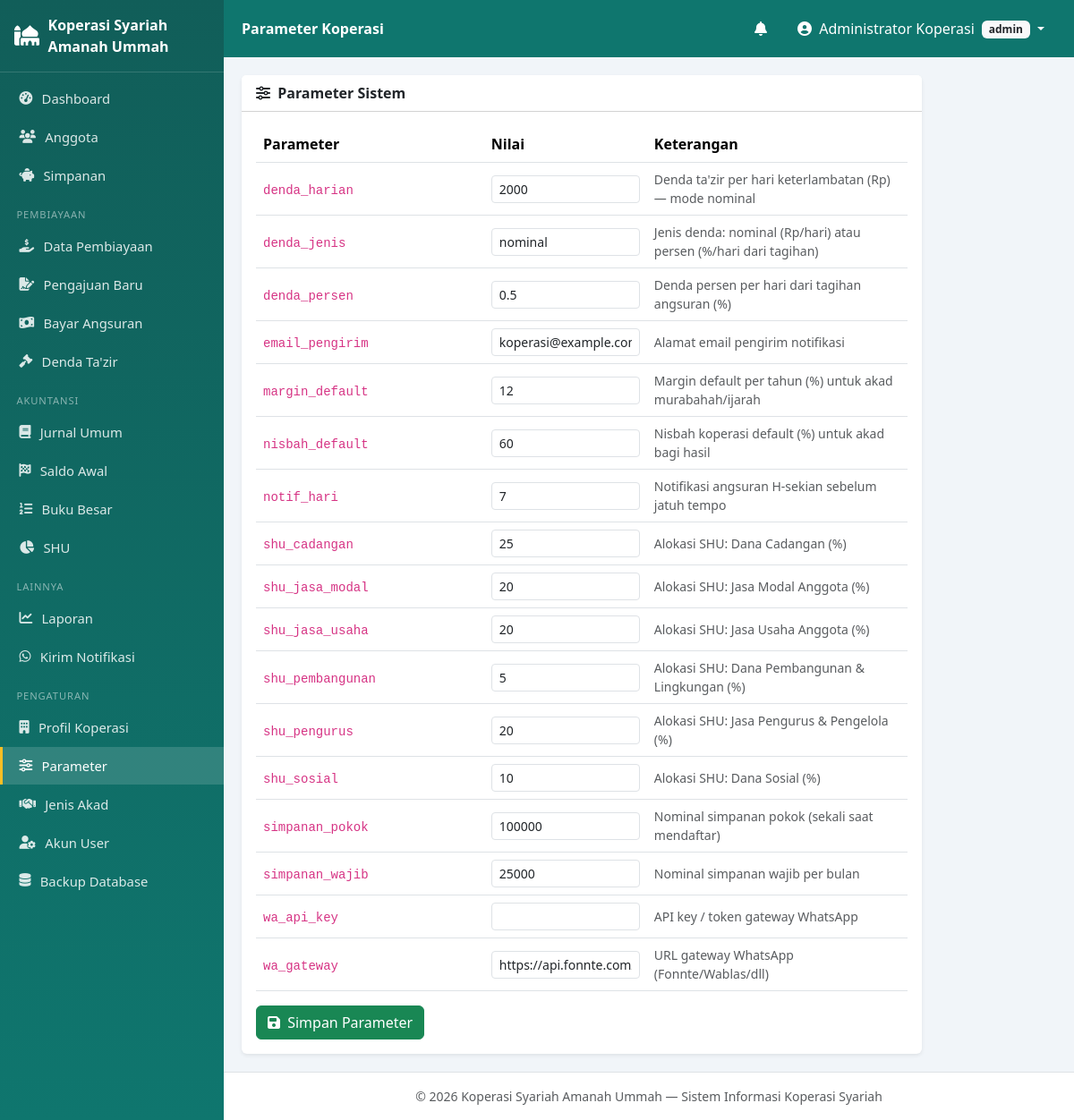
Before: /index.php?mod=pengaturan&act=parameter (signed in) with the older database file.
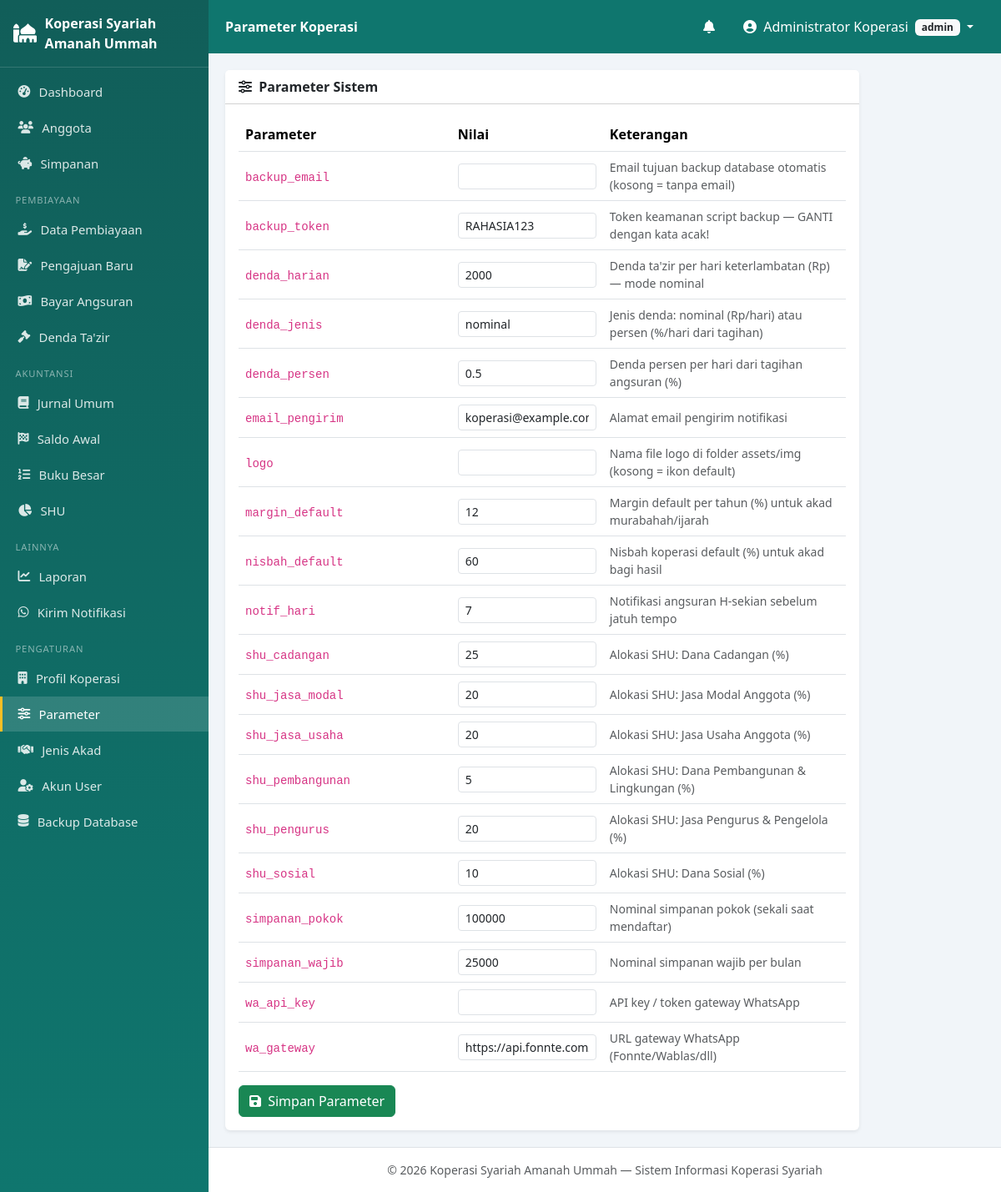
After: the same page with the newer database file.
### tables this page shows
CREATE TABLE profil_koperasi (
    id            INT PRIMARY KEY DEFAULT 1,
    nama_koperasi VARCHAR(150) NOT NULL,
    alamat        TEXT,
    no_telp       VARCHAR(30),
    email         VARCHAR(100),
    nama_ketua    VARCHAR(100),
    slogan        VARCHAR(150)
);

CREATE TABLE pengaturan (
    id         INT AUTO_INCREMENT PRIMARY KEY,
    kunci      VARCHAR(50) NOT NULL UNIQUE,
    nilai      TEXT,
    keterangan VARCHAR(255) DEFAULT NULL
);

### config/database.php (called while the page is built, shortened)
<?php
class Database
{
    private static $instance = null;
    private function __construct()
    {
        try {
            $this->pdo = new PDO(
                'mysql:host=' . DB_HOST . ';dbname=' . DB_NAME . ';charset=utf8mb4',
                DB_USER, DB_PASS,
                [
                    PDO::ATTR_ERRMODE            => PDO::ERRMODE_EXCEPTION,
                    PDO::ATTR_DEFAULT_FETCH_MODE => PDO::FETCH_ASSOC,
                    PDO::ATTR_EMULATE_PREPARES   => false,
                ]
            );
        } catch (PDOException $e) {
            die('Koneksi database gagal: ' . $e->getMessage());
        }
    }
    public static function getInstance(): PDO
    {
        if (self::$instance === null) self::$instance = new self();
        return self::$instance->pdo;
    }
}

### models/PengaturanModel.php (called while the page is built, shortened)
<?php
require_once __DIR__ . '/../config/database.php';
class PengaturanModel
{
    private $db;
    public function __construct()
    {
        $this->db = Database::getInstance();
    }
    public function get(string $kunci, $default = null)
    {
        $st = $this->db->prepare('SELECT nilai FROM pengaturan WHERE kunci=?');
        $st->execute([$kunci]);
        $r = $st->fetch();
        return $r ? $r['nilai'] : $default;
    }
    public function semuaParameter(): array
    {
        return $this->db->query('SELECT * FROM pengaturan ORDER BY kunci')->fetchAll();
    }
    public function profil()
    {
        return $this->db->query('SELECT * FROM profil_koperasi WHERE id=1')->fetch()
            ?: ['id' => 1, 'nama_koperasi' => 'Koperasi Syariah'];
    }
}

### views/pengaturan/parameter.php (the view, shortened to what this page needs)
<?php
require_once __DIR__ . '/../../models/PengaturanModel.php';
$rows = (new PengaturanModel())->semuaParameter();
$pageTitle = 'Parameter Koperasi';
$active    = 'pengaturan-parameter';
include __DIR__ . '/../layout/header.php';
?>
<div class="card border-0 shadow-sm" style="max-width: 760px">
  <div class="card-header bg-white"><b><i class="fas fa-sliders-h me-1"></i> Parameter Sistem</b></div>
  <div class="card-body">
    <form method="post" action="controllers/proses_pengaturan.php">
      <table class="table align-middle">
        <thead><tr><th style="width:35%">Parameter</th><th>Nilai</th><th style="width:40%">Keterangan</th></tr></thead>
        <tbody>
        <?php foreach ($rows as $r): ?>
          <tr>
            <td><code><?= e($r['kunci']) ?></code></td>
            <td><input type="text" name="nilai[<?= e($r['kunci']) ?>]" class="form-control form-control-sm"
                       value="<?= e($r['nilai']) ?>"></td>
            <td class="small text-muted"><?= e($r['keterangan']) ?></td>
          </tr>
        <?php endforeach; ?>
        </tbody>
      </table>
      <button class="btn btn-success"><i class="fas fa-save me-1"></i> Simpan Parameter</button>
    </form>
  </div>
</div>
<?php include __DIR__ . '/../layout/footer.php'; ?>

### index.php (shortened to what this page needs)
<?php
require_once __DIR__ . '/config/database.php';
$mod = $_GET['mod'] ?? 'dashboard';
$act = $_GET['act'] ?? 'index';
$routes = [
    'dashboard'  => ['index' => __DIR__ . '/views/dashboard.php'],
    'anggota'    => [
        'list'           => __DIR__ . '/views/anggota/list.php',
        'form'           => __DIR__ . '/views/anggota/form.php',
        'detail'         => __DIR__ . '/views/anggota/detail.php',
        'rekening_koran' => __DIR__ . '/views/anggota/rekening_koran.php',
    ],
    'simpanan'   => [
        'list' => __DIR__ . '/views/simpanan/list.php',
        'form' => __DIR__ . '/views/simpanan/form.php',
    ],
    'pembiayaan' => [
        'list'      => __DIR__ . '/views/pembiayaan/list.php',
        'pengajuan' => __DIR__ . '/views/pembiayaan/pengajuan.php',
        'detail'    => __DIR__ . '/views/pembiayaan/detail.php',
        'angsuran'  => __DIR__ . '/views/pembiayaan/angsuran.php',
    ],
    'denda'      => ['list' => __DIR__ . '/views/denda/list.php'],
    'jurnal'     => [
        'list'       => __DIR__ . '/views/jurnal/list.php',
        'form'       => __DIR__ . '/views/jurnal/form.php',
        'saldo_awal' => __DIR__ . '/views/jurnal/saldo_awal.php',
        'buku_besar' => __DIR__ . '/views/jurnal/buku_besar.php',
    ],
    'shu'        => [
        'list'   => __DIR__ . '/views/shu/list.php',
        'form'   => __DIR__ . '/views/shu/form.php',
        'detail' => __DIR__ . '/views/shu/detail.php',
    ],
    'notifikasi' => [
        'list'  => __DIR__ . '/views/notifikasi/list.php',
        'kirim' => __DIR__ . '/views/notifikasi/kirim.php',
    ],
    'laporan'    => [
        'index'     => __DIR__ . '/views/laporan/index.php',
        'laba_rugi' => __DIR__ . '/views/laporan/laba_rugi.php',
        'neraca'    => __DIR__ . '/views/laporan/neraca.php',
        'arus_kas'  => __DIR__ . '/views/laporan/arus_kas.php',
        'phu'       => __DIR__ . '/views/laporan/phu.php',
    ],
    'pengaturan' => [
        'profil'     => __DIR__ . '/views/pengaturan/profil.php',
        'parameter'  => __DIR__ . '/views/pengaturan/parameter.php',
        'jenis_akad' => __DIR__ . '/views/pengaturan/jenis_akad.php',
        'akun_user'  => __DIR__ . '/views/pengaturan/akun_user.php',
        'backup'     => __DIR__ . '/views/pengaturan/backup.php',
    ],
];
if (isset($routes[$mod][$act]) && file_exists($routes[$mod][$act])) {
    require $routes[$mod][$act];
} else {
    http_response_code(404);
    require __DIR__ . '/views/404.php';
}

### views/layout/header.php (shortened to what this page needs)
<?php
require_once __DIR__ . '/../../config/database.php';
require_once __DIR__ . '/../../models/PengaturanModel.php';
$user      = $_SESSION['user'];
$pageTitle = $pageTitle ?? 'Dashboard';
$active    = $active ?? 'dashboard';
$pmModel = new PengaturanModel();
$profil  = $pmModel->profil();
$logo    = trim((string)$pmModel->get('logo', ''));
$logoAda = $logo !== '' && file_exists(__DIR__ . '/../../assets/img/' . $logo);
if (!function_exists('e')) {
    function e($s) { return htmlspecialchars((string)($s ?? ''), ENT_QUOTES, 'UTF-8'); }
}
?>
<!DOCTYPE html>
<html lang="id">
<head>
<link href="https://cdn.jsdelivr.net/npm/bootstrap@5.3.3/dist/css/bootstrap.min.css" rel="stylesheet">
<link href="https://cdnjs.cloudflare.com/ajax/libs/font-awesome/6.5.2/css/all.min.css" rel="stylesheet">
<link rel="stylesheet" href="assets/css/style.css">
</head>
<body>
<div class="wrapper">
  <aside class="sidebar" id="sidebar">
    <div class="brand">
      <?php if ($logoAda): ?>
        <img src="assets/img/<?= e($logo) ?>" alt="Logo">
      <?php else: ?>
        <i class="fas fa-mosque"></i>
      <?php endif; ?>
      <span><?= e($profil['nama_koperasi'] ?? 'KSU Syariah') ?></span>
    </div>
    <nav>
      <a href="index.php?mod=dashboard" class="<?= $active==='dashboard'?'on':'' ?>">
        <i class="fas fa-tachometer-alt"></i> Dashboard</a>
      <a href="index.php?mod=anggota&act=list" class="<?= $active==='anggota'?'on':'' ?>">
        <i class="fas fa-users"></i> Anggota</a>
      <a href="index.php?mod=simpanan&act=list" class="<?= $active==='simpanan'?'on':'' ?>">
        <i class="fas fa-piggy-bank"></i> Simpanan</a>
      <div class="menu-label">Pembiayaan</div>
      <a href="index.php?mod=pembiayaan&act=list" class="<?= $active==='pembiayaan'?'on':'' ?>">
        <i class="fas fa-hand-holding-usd"></i> Data Pembiayaan</a>
      <a href="index.php?mod=pembiayaan&act=pengajuan" class="<?= $active==='pembiayaan-pengajuan'?'on':'' ?>">
        <i class="fas fa-file-signature"></i> Pengajuan Baru</a>
      <a href="index.php?mod=pembiayaan&act=angsuran" class="<?= $active==='pembiayaan-angsuran'?'on':'' ?>">
        <i class="fas fa-money-bill-wave"></i> Bayar Angsuran</a>
      <a href="index.php?mod=denda&act=list" class="<?= $active==='denda'?'on':'' ?>">
        <i class="fas fa-gavel"></i> Denda Ta'zir</a>
      <div class="menu-label">Akuntansi</div>
      <a href="index.php?mod=jurnal&act=list" class="<?= $active==='jurnal'?'on':'' ?>">
        <i class="fas fa-book"></i> Jurnal Umum</a>
      <a href="index.php?mod=jurnal&act=saldo_awal" class="<?= $active==='jurnal-saldo-awal'?'on':'' ?>">
        <i class="fas fa-flag-checkered"></i> Saldo Awal</a>
      <a href="index.php?mod=jurnal&act=buku_besar" class="<?= $active==='jurnal-buku-besar'?'on':'' ?>">
        <i class="fas fa-list-ol"></i> Buku Besar</a>
      <a href="index.php?mod=shu&act=list" class="<?= $active==='shu'?'on':'' ?>">
        <i class="fas fa-chart-pie"></i> SHU</a>
      <div class="menu-label">Lainnya</div>
      <a href="index.php?mod=laporan" class="<?= $active==='laporan'?'on':'' ?>">
        <i class="fas fa-chart-line"></i> Laporan</a>
      <a href="index.php?mod=notifikasi&act=kirim" class="<?= $active==='notifikasi-kirim'?'on':'' ?>">
        <i class="fab fa-whatsapp"></i> Kirim Notifikasi</a>
      <?php if ($user['level'] === 'admin'): ?>
      <div class="menu-label">Pengaturan</div>
      <a href="index.php?mod=pengaturan&act=profil" class="<?= $active==='pengaturan-profil'?'on':'' ?>">
        <i class="fas fa-building"></i> Profil Koperasi</a>
      <a href="index.php?mod=pengaturan&act=parameter" class="<?= $active==='pengaturan-parameter'?'on':'' ?>">
        <i class="fas fa-sliders-h"></i> Parameter</a>
      <a href="index.php?mod=pengaturan&act=jenis_akad" class="<?= $active==='pengaturan-akad'?'on':'' ?>">
        <i class="fas fa-handshake"></i> Jenis Akad</a>
      <a href="index.php?mod=pengaturan&act=akun_user" class="<?= $active==='pengaturan-user'?'on':'' ?>">
        <i class="fas fa-user-cog"></i> Akun User</a>
      <a href="index.php?mod=pengaturan&act=backup" class="<?= $active==='pengaturan-backup'?'on':'' ?>">
        <i class="fas fa-database"></i> Backup Database</a>
      <?php endif; ?>
    </nav>
  </aside>
  <div class="main">
    <nav class="topbar">
      <div class="topbar-title"><?= e($pageTitle) ?></div>
      <div class="dropdown ms-auto me-2">
        <button class="btn btn-link text-white position-relative" data-bs-toggle="dropdown">
          <i class="fas fa-bell"></i>
        </button>
      </div>
      <div class="dropdown">
        <button class="btn btn-link text-white dropdown-toggle text-decoration-none" data-bs-toggle="dropdown">
          <i class="fas fa-user-circle me-1"></i> <?= e($user['nama_lengkap']) ?>
          <span class="badge bg-light text-dark ms-1"><?= e($user['level']) ?></span>
        </button>
      </div>
    </nav>
    <main class="content">

### views/layout/footer.php (shortened to what this page needs)
    </main>
    <footer class="text-center small text-muted py-3 border-top bg-white">
      &copy; <?= date('Y') ?> <?= e($profil['nama_koperasi'] ?? 'Koperasi Syariah') ?>
      — Sistem Informasi Koperasi Syariah
    </footer>
  </div>
</div>
</body>
</html>

### assets/css/style.css (style rules this page uses)
:root { --primary: #0f766e; --primary-2: #115e59; --sidebar-w: 250px; }
body { background: #f1f5f9; font-family: system-ui, -apple-system, "Segoe UI", Roboto, sans-serif; }
.wrapper { display: flex; min-height: 100vh; }
.main { flex: 1; margin-left: var(--sidebar-w); display: flex; flex-direction: column; min-width: 0; }
.content { padding: 1.25rem; flex: 1; }
.sidebar { width: var(--sidebar-w); background: linear-gradient(180deg, var(--primary-2), var(--primary)); color: #fff; position: fixed; top: 0; bottom: 0; left: 0; overflow-y: auto; z-index: 1040; }
.sidebar .brand { display: flex; align-items: center; gap: .6rem; padding: 1rem; font-weight: 700; border-bottom: 1px solid rgba(255,255,255,.15); min-height: 64px; }
.sidebar .brand i { font-size: 1.4rem; }
.sidebar nav { padding: .5rem 0 2rem; }
.sidebar nav a { display: flex; align-items: center; gap: .65rem; padding: .65rem 1.15rem; color: rgba(255,255,255,.85); text-decoration: none; font-size: .925rem; border-left: 3px solid transparent; }
.sidebar nav a.on { background: rgba(255,255,255,.14); border-left-color: #fbbf24; color: #fff; }
.sidebar .menu-label { padding: .9rem 1.15rem .3rem; font-size: .7rem; text-transform: uppercase; letter-spacing: .08em; color: rgba(255,255,255,.5); }
.topbar { background: var(--primary); min-height: 64px; display: flex; align-items: center; padding: 0 1.25rem; position: sticky; top: 0; z-index: 1030; }
.topbar-title { color: #fff; font-weight: 600; }
.topbar .btn-link { text-decoration: none; }
.table thead th { white-space: nowrap; }

Changed rows visible on the page:
added pengaturan: kunci "backup_email", keterangan "Email tujuan backup database otomatis (kosong = tanpa email)"
added pengaturan: kunci "backup_token", nilai "RAHASIA123", keterangan "Token keamanan script backup — GANTI dengan kata acak!"
added pengaturan: kunci "logo", keterangan "Nama file logo di folder assets/img (kosong = ikon default)"
